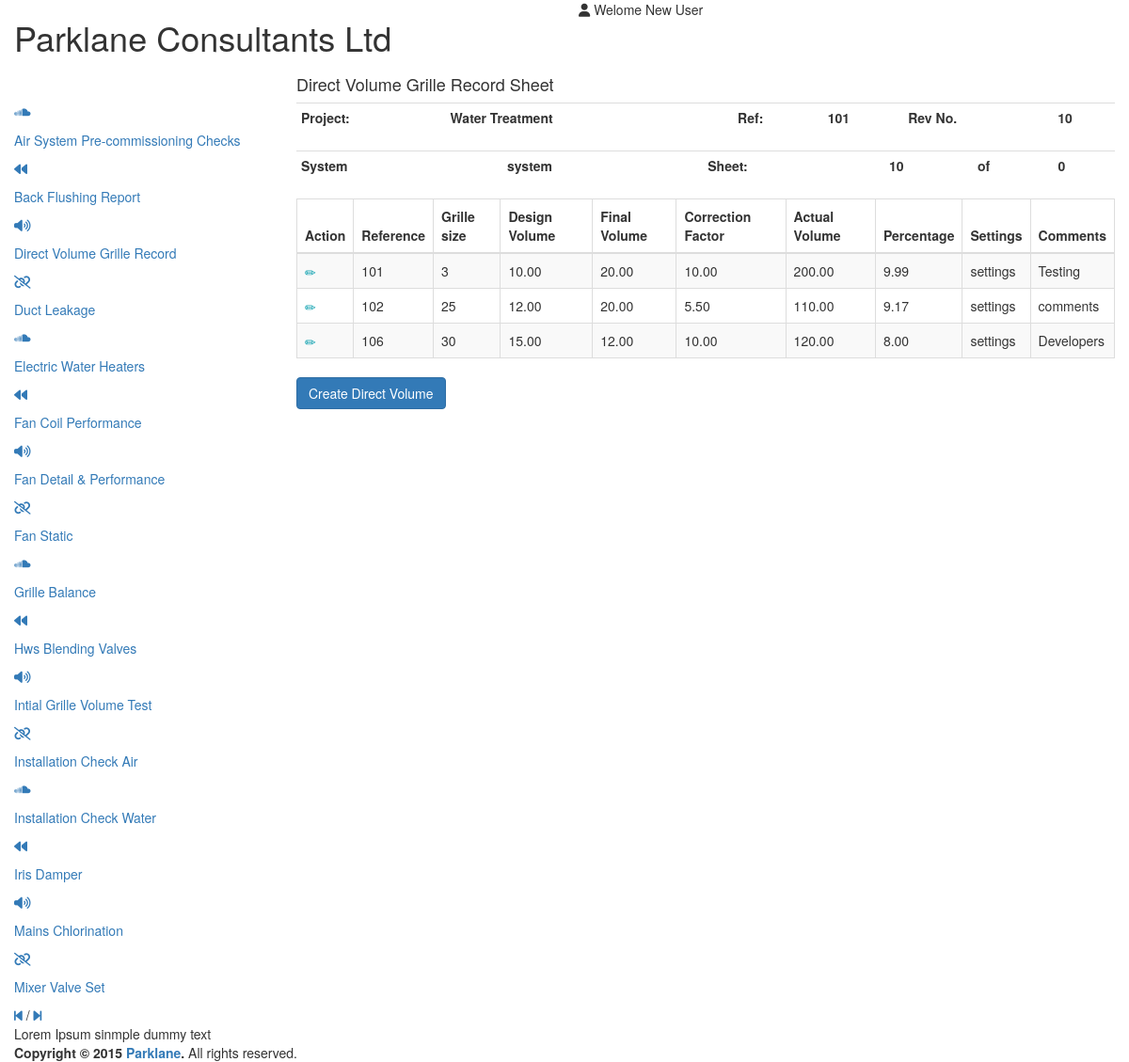
/index.php/projectmaster/directvol, run on an earlier commit of the app's database.
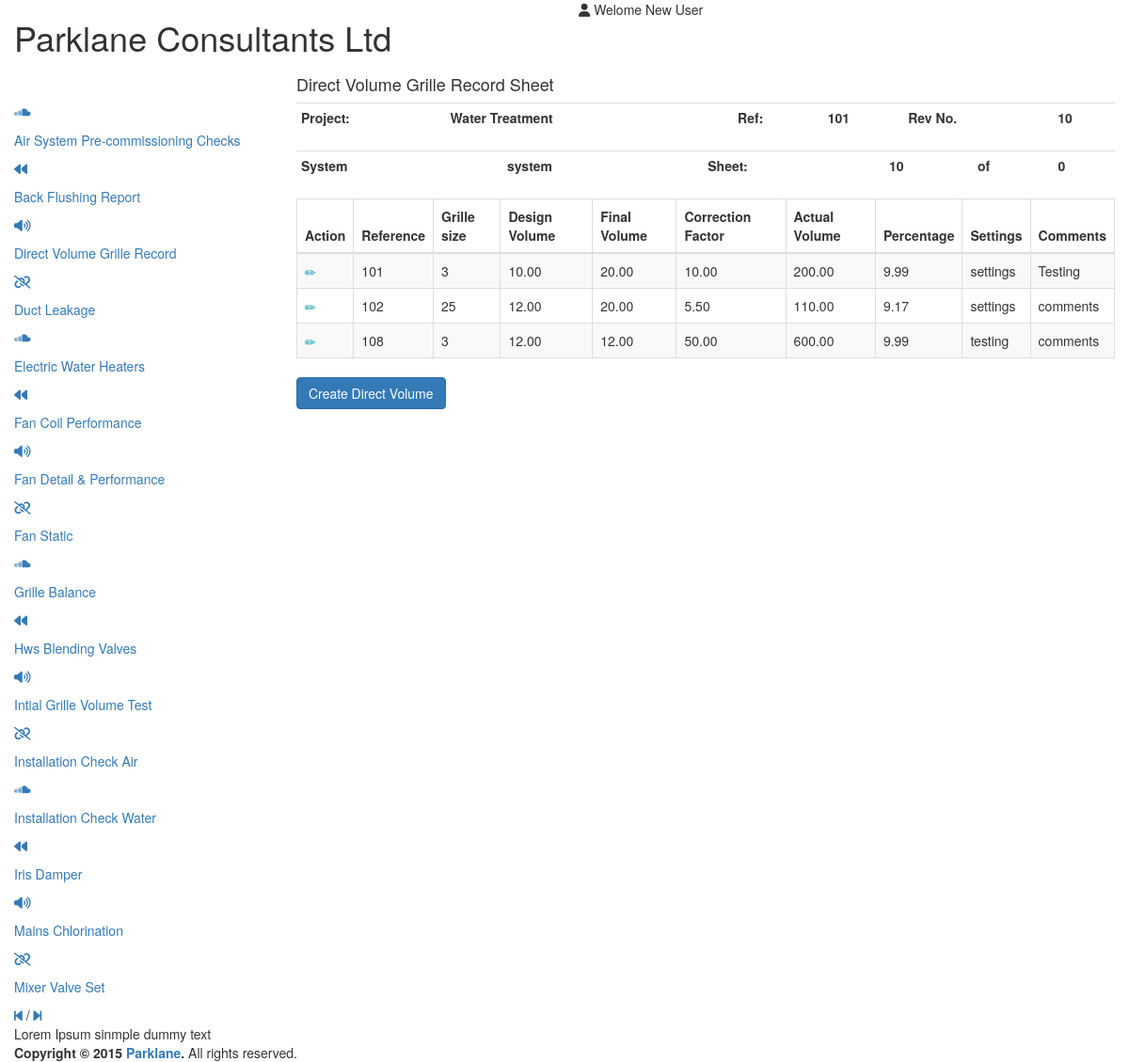
And on a later commit of the database.
### tables this page shows
CREATE TABLE IF NOT EXISTS `projectprocess` (
  `id` int(11) NOT NULL AUTO_INCREMENT,
  `engineername` varchar(50) NOT NULL,
  `project` varchar(255) NOT NULL,
  `system` varchar(255) NOT NULL,
  `date` varchar(50) NOT NULL,
  `refno` int(50) NOT NULL,
  `totnopages` int(50) NOT NULL,
  `client` varchar(255) NOT NULL,
  PRIMARY KEY (`id`)
);

CREATE TABLE IF NOT EXISTS `directvolume` (
  `id` int(11) NOT NULL AUTO_INCREMENT,
  `reference` varchar(50) NOT NULL,
  `grillesize` int(50) NOT NULL,
  `designvolume` float(10,2) NOT NULL,
  `finalvolume` float(10,2) NOT NULL,
  `correctionfactor` float(10,2) NOT NULL,
  `actualvolume` float(10,2) NOT NULL,
  `percentage` float(3,2) NOT NULL,
  `settings` varchar(255) NOT NULL,
  `comments` text NOT NULL,
  PRIMARY KEY (`id`)
);

### application/core/MY_Controller.php (called while the page is built, shortened)
<?php
class MY_Controller extends CI_Controller {
    public function viewTemplates($view, $data, $template = array()) {
        if (isset($template['header'])) {
            $this->load->view($template['header']);
        } else {
            $this->load->view('common/header');
        }
        if (isset($template['left_content']) && empty($template['content'])) {
            $this->load->view($template['left_content']);
        } elseif (empty($template['content'])) {
            $this->load->view('common/left_content');
        }
        $this->load->view($view, $data);
        if (isset($template['footer'])) {
            $this->load->view($template['footer']);
        } else {
            $this->load->view('common/footer');
        }
    }
}

### application/controllers/Projectmaster.php (called while the page is built, shortened)
<?php
class Projectmaster extends MY_Controller {
    public function directvol() {
        $result['direct_volume'] = $this->projectprocess->get_direct_volume();
        $result['project'] = $this->projectprocess->get_project_process();
        $this->viewTemplates('direct_volume_view', $result);
    }
}

### index.php (called while the page is built, shortened)
<?php
require_once BASEPATH.'core/CodeIgniter.php';

### application/models/Projectprocess.php (called while the page is built, shortened)
<?PHP
class Projectprocess extends CI_Model {
    public function get_project_process() {
        $sql = "SELECT * FROM projectprocess ";
        $query = $this->db->query($sql);
        return $result = $query->row_array();
    }
    public function get_direct_volume() {
        $sql = "SELECT * FROM directvolume";
        $query = $this->db->query($sql);
        return $result = $query->result_array();
    }
}
?>

### application/views/direct_volume_view.php (the view, shortened to what this page needs)
<div class="col-md-9">
    <div id="restables" class="tabcontent">
        <h4 class="animated zoomIn">Direct Volume Grille Record Sheet</h4>
        <div class="box animated zoomIn">
            <div class="box-body no-padding">
                <table class="table table-condensed">
                    <tbody>
                        <tr>
                            <th>Project:</th>
                            <th><?php echo $project['project']; ?></th>
                            <th>Ref:</th>
                            <th><?php echo $project['refno']; ?></th>
                            <th>Rev No.</th>
                            <th>10</th>
                        </tr>
                    </tbody>
                </table>
            </div>
        </div>
        <div class="box animated zoomIn">
            <div class="box-body no-padding">
                <table class="table table-condensed">
                    <tbody>
                        <tr>
                            <th>System</th>
                            <th><?php echo $project['system'] ?></th>
                            <th>Sheet:</th>
                            <th><?php echo $project['totnopages'] ?></th>
                            <th>of</th>
                            <th>0</th>
                        </tr>
                    </tbody>
                </table>
            </div>
        </div>
        <div class="box animated zoomIn">
            <div class="box-body no-padding">
                <table  id="example2" class="table table-bordered table-striped h_scroll" >
                    <thead >
                        <tr class="datatable_header">
                            <th class="sorting_action">Action</th>
                            <th>Reference</th>
                            <th>Grille size</th>
                            <th>Design Volume</th>
                            <th>Final Volume</th>
                            <th>Correction Factor</th>
                            <th>Actual Volume</th>
                            <th>Percentage</th>
                            <th>Settings</th>
                            <th>Comments</th>
                        </tr>
                    </thead>
                    <tbody >
                        <?php
                        foreach ($direct_volume as $result) {
                            ?>
                            <tr>
                                <td data-title="Action" class="sorting_edit_delete"><a title="Edit" href="<?php echo base_url(); ?>projectmaster/edit_direct_vol/<?php echo $result['id'] ?>"><span class="glyphicon glyphicon-pencil" style="color:#009CAB;"></span></a>&nbsp;&nbsp;<a title="Delete" onclick="return confirmDelete();" href="<?php echo base_url(); ?>projectmaster/delete_direct_vol/<?php echo $result['id'] ?>"><span class="glyphicon glyphicon-trash"style="color:#C40001;"></span></a></td>
                                <td data-title="Reference"><?php echo $result['reference']; ?></td>
                                <td data-title="Grille size"><?php echo $result['grillesize']; ?></td>
                                <td data-title="Design Volume"><?php echo $result['designvolume']; ?></td>
                                <td data-title="Final Volume"><?php echo $result['finalvolume']; ?></td>
                                <td data-title="Correction Factor"><?php echo $result['correctionfactor']; ?></td>
                                <td data-title="Actual Volume"><?php echo $result['actualvolume']; ?></td>
                                <td data-title="Percentage"><?php echo $result['percentage']; ?></td>
                                <td data-title="Settings"><?php echo $result['settings']; ?></td>
                                <td data-title="Comments"><?php echo $result['comments']; ?></td>
                            </tr>
                            <?php
                        }
                        ?>
                    </tbody>
                </table>
                <div class="box-footer">
                    <a href="<?php echo base_url(); ?>projectmaster/create_direct_volume"><button class="btn btn-primary" type="button">Create Direct Volume</button></a>
                </div>
            </div>
        </div>
    </div>
</div>

### application/views/common/header.php (shortened to what this page needs)
?><!DOCTYPE html>
<html lang="en">
    <head>
        <link rel="stylesheet" href="<?php echo base_url(); ?>assets/backend/css/bootstrap.min.css"/>
        <link rel="stylesheet" href="<?php echo base_url(); ?>assets/backend/css/animate.css"/>
        <link rel="stylesheet" href="<?php echo base_url(); ?>assets/backend/css/font-awesome.min.css"/>
        <link rel="stylesheet" href="<?php echo base_url(); ?>assets/backend/css/admin.css"/>
        <link rel="stylesheet" href="<?php echo base_url(); ?>assets/backend/css/icon-theme.css"/>
        <link rel="stylesheet" href="<?php echo base_url(); ?>assets/backend/css/datepicker3.css">
        <link rel="stylesheet" href="<?php echo base_url(); ?>assets/backend/datatables/dataTables.bootstrap.css">
    </head>
    <body>
        <div class="navbar-masthead headertop">
            <div class="container-fluid">
                <div class="row">
                    <div class="col-md-6 col-xs-12 col-sm-12">
                        <div class="headertxt">
                            <h1>Parklane Consultants Ltd</h1>
                        </div>
                    </div>
                    <div class="col-md-6 col-xs-12 col-sm-12">
                        <div class="usrtxt">
                            <p><i class="fa fa-user"></i> Welome New User</p>
                        </div>
                    </div>
                </div>
            </div>
        </div>

### application/views/common/left_content.php (shortened to what this page needs)
<div class="container-fluid">
    <div class="row">
        <div class="col-md-3">
            <div class="icontab">
                <h4 class="animated fadeInDownBig"><a href="<?php echo base_url(); ?>projectmaster" style="color:white;" role="button">Project Process</a></h4>
                <div class="icntabs">
                    <div class="tabbox animated zoomIn element">
                        <a href="<?php echo base_url(); ?>projectmaster/airSystem"  id="airSystem">
                            <p><i class="fa fa-soundcloud" id="airSystemli"></i></p>
                            <p>Air System Pre-commissioning Checks</p>
                        </a>
                    </div>
                    <div class="tabbox animated zoomIn element">
                        <a href="<?php echo base_url(); ?>projectmaster/backflush" id="backflush">
                            <p><i class="fa fa-backward"  id="backflushli"></i></p>
                            <p>Back Flushing Report</p>
                        </a>
                    </div>
                    <div class="tabbox animated zoomIn element">
                        <a href="<?php echo base_url(); ?>projectmaster/directvol" id="directvol">
                            <p><i class="fa fa-volume-up" id="directvolli"></i></p>
                            <p>Direct Volume Grille Record</p>
                        </a>
                    </div>
                    <div class="tabbox animated zoomIn element">
                        <a href="#">
                            <p><i class="fa fa-chain-broken"></i></p>
                            <p>Duct Leakage</p>
                        </a>
                    </div>
                </div>
                <div class="icntabs">
                    <div class="tabbox animated zoomIn element">
                        <a href="#" class="active">
                            <p><i class="fa fa-soundcloud selected"></i></p>
                            <p>Electric Water Heaters</p>
                        </a>
                    </div>
                    <div class="tabbox animated zoomIn element">
                        <a href="#">
                            <p><i class="fa fa-backward"></i></p>
                            <p>Fan Coil Performance</p>
                        </a>
                    </div>
                    <div class="tabbox animated zoomIn element">
                        <a href="#">
                            <p><i class="fa fa-volume-up"></i></p>
                            <p>Fan Detail & Performance</p>
                        </a>
                    </div>
                    <div class="tabbox animated zoomIn element">
                        <a href="#">
                            <p><i class="fa fa-chain-broken"></i></p>
                            <p>Fan Static</p>
                        </a>
                    </div>
                </div>
                <div class="icntabs">
                    <div class="tabbox animated zoomIn element">
                        <a href="#" class="active">
                            <p><i class="fa fa-soundcloud selected"></i></p>
                            <p>Grille Balance</p>
                        </a>
                    </div>
                    <div class="tabbox animated zoomIn element">
                        <a href="#">
                            <p><i class="fa fa-backward"></i></p>
                            <p>Hws Blending Valves</p>
                        </a>
                    </div>
                    <div class="tabbox animated zoomIn element">
                        <a href="#">
                            <p><i class="fa fa-volume-up"></i></p>
                            <p>Intial Grille Volume Test </p>
                        </a>
                    </div>
                    <div class="tabbox animated zoomIn element">
                        <a href="#">
                            <p><i class="fa fa-chain-broken"></i></p>
                            <p>Installation Check Air </p>
                        </a>
                    </div>
                </div>
                <div class="icntabs">
                    <div class="tabbox animated zoomIn element">
                        <a href="#" class="active">
                            <p><i class="fa fa-soundcloud selected"></i></p>
                            <p>Installation Check Water</p>
                        </a>
                    </div>
                    <div class="tabbox animated zoomIn element">
                        <a href="#">
                            <p><i class="fa fa-backward"></i></p>
                            <p>Iris Damper</p>
                        </a>
                    </div>
                    <div class="tabbox animated zoomIn element">
                        <a href="#">
                            <p><i class="fa fa-volume-up"></i></p>
                            <p>Mains Chlorination</p>
                        </a>
                    </div>
                    <div class="tabbox animated zoomIn element">
                        <a href="#">
                            <p><i class="fa fa-chain-broken"></i></p>
                            <p>Mixer Valve Set</p>
                        </a>
                    </div>
                </div>
                <div class="loadmre">
                    <a href="javascript:;" class="page-backward"><i class="fa fa-step-backward"></i></a>
                    <span class="currentPagePagination"></span>/<span class="totalPagesPagination"></span>
                    <a href="javascript:;" class="page-forward"><i class="fa fa-step-forward"></i></a>
                </div>
            </div>
        </div>

### application/views/common/footer.php (shortened to what this page needs)
</div>
</div>
<div class="footerlast">
    <div class="container-fluid">
        <div class="righttxt">
            Lorem Ipsum sinmple dummy text
        </div>
        <strong>Copyright &copy; 2015 <a href="#">Parklane</a>.</strong> All rights reserved.
    </div>
</div>
</body>
</html>

What changed in the data, as far as the page shows it:
removed directvolume: reference "106", grillesize "30", designvolume "15.00", finalvolume "12.00", correctionfactor "10.00", actualvolume "120.00", percentage "8.00", settings "settings", comments "Developers"
added directvolume: reference "108", grillesize "3", designvolume "12.00", finalvolume "12.00", correctionfactor "50.00", actualvolume "600.00", percentage "9.99", settings "testing", comments "comments"
